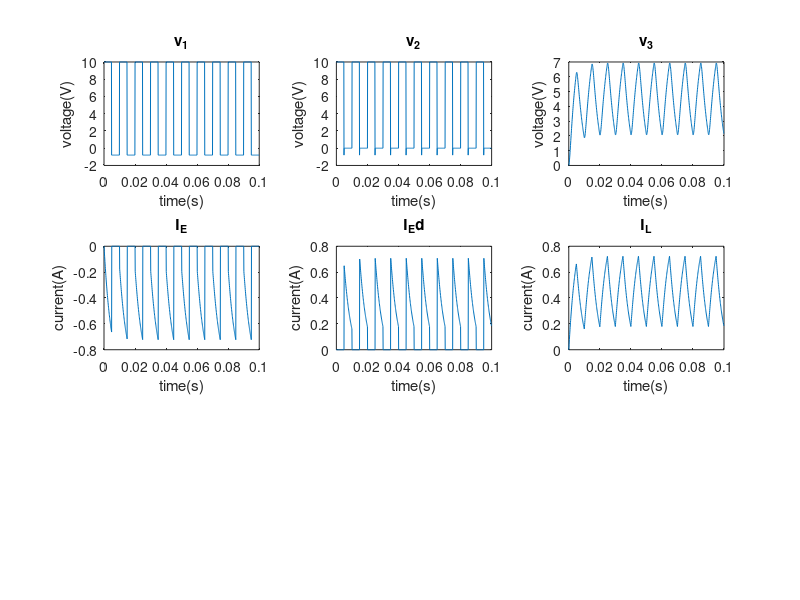

MATLAB code for this plot:
%converting L and C components to parrallel resistor  and currnet source
clear all;
%close all;

T = 1/10000; %sampling time
tsw = 1/100; % switching frequency
D = 0.5; % duty ratio

L = 50*1e-3;
C = 50*1e-6;
R = 10;
Rd = 0.568;
Ed = 0;

%switch open at t=0
v_1 = 0;
v_2 = 0;
v_3 = 0;
I_E = 0;

I_L = 0;
I_C = 0;
E_val = 10;

N = 10;              %switchings
sampling = tsw/T;    %sampling per switching period
on_time = sampling*D;        %switch close time

v1_vect2 = [];
v2_vect2 = [];
v3_vect2 = [];
IE_vect2 = [];
IEd_vect2 = [];

IL_vect2 = [];

%ind1 = T/L;
%cap1= (4*C)/T;
temp =zeros(3,1);
for i = (1:N)
    for j = (1:sampling)
        
        if(j<on_time) % switching
            E = E_val;
        else
            E = -0.8;
        end
        
        %diode model modifications
        v_diff_diode = 0-v_1;
        if(v_diff_diode>0.8) %j>on_time
            Ed = 0.8;
            Rd = 0.568;
        else
            Ed = 0;   %-(v_1-0);
            Rd = 99999999;
        end
        
        
        I_L = I_L  + (v_1-v_3)*T/L;
        I_C = -I_C + 4*v_3*C/T;
        
        A = [   1/Rd + T/(2*L)   ,   -1/Rd      ,          -T/(2*L)       ,     1     ,     0      ;...
                -1/Rd            ,    1/Rd      ,             0           ,     0     ,    -1      ;...
                -T/(2*L)         ,     0        , T/(2*L) + (2*C)/T + 1/R ,     0     ,     0      ;...
                   1             ,     0        ,             0           ,     0     ,     0      ;...
                   0             ,    -1        ,             0           ,     0     ,     0      ];
               
        
        z = [ -I_L ;  0  ;  I_L + I_C  ;  E  ;  Ed ];
        
        X = A\z;
        
        v_1  = X(1);
        v_2  = X(2);
        v_3  = X(3);
        I_E  = X(4);
        I_Ed = X(5);
        %%%%%%%%%%%%%%%%%%%%%%%%%%%%%%%%%%%%%%%%%%%%%%%%%%%%55 new addition
        if(v_diff_diode<0.8)
           I_E=-I_L;
           I_Ed= 0;
           v_2=v_1;
        else
           I_Ed=I_L;
           I_E=0;
           
        end
        %%%%%%%%%%%%%%%%%%%%%%%%%%%%%%%%%%%%%%%%%%%%%%%%%%%%%%%%%%%%%
        v1_vect2  = [v1_vect2 ; v_1];
        v2_vect2  = [v2_vect2 ; v_2];         
        v3_vect2  = [v3_vect2 ; v_3];
        IE_vect2  = [IE_vect2 ; I_E];
        IEd_vect2 = [IEd_vect2; I_Ed];        
        
        IL_vect2 = [IL_vect2; I_L];
    end
end

figure1=figure;
time = (0:T:(N*sampling-1)*T);
subplot(3,3,1)
plot(time,v1_vect2)
title('v_1')
xlabel('time(s)')
ylabel('voltage(V)')
%saveas(figure1,'v2_voltage.jpg');

%figure2=figure; 
subplot(3,3,2)
plot(time,v2_vect2)
title('v_2')
xlabel('time(s)')
ylabel('voltage(V)')
%saveas(figure2,'v1_voltage.jpg');

%figure3=figure; 
subplot(3,3,3)
plot(time,v3_vect2)
title('v_3')
xlabel('time(s)')
ylabel('voltage(V)')
%saveas(figure3,'inductor_current.jpg');

%figure4=figure; 
subplot(3,3,4)
plot(time,IE_vect2)
title('I_E')
xlabel('time(s)')
ylabel('current(A)')
%saveas(figure4,'DC_source_current.jpg');

%figure5=figure; 
subplot(3,3,5)
plot(time,IEd_vect2)
title('I_Ed')
xlabel('time(s)')
ylabel('current(A)')
%saveas(figure5,'diode_current.jpg');

%figure6=figure; 
subplot(3,3,6)
plot(time,IL_vect2)
title('I_L')
xlabel('time(s)')
ylabel('current(A)')
%saveas(figure6,'diode_current.jpg');

